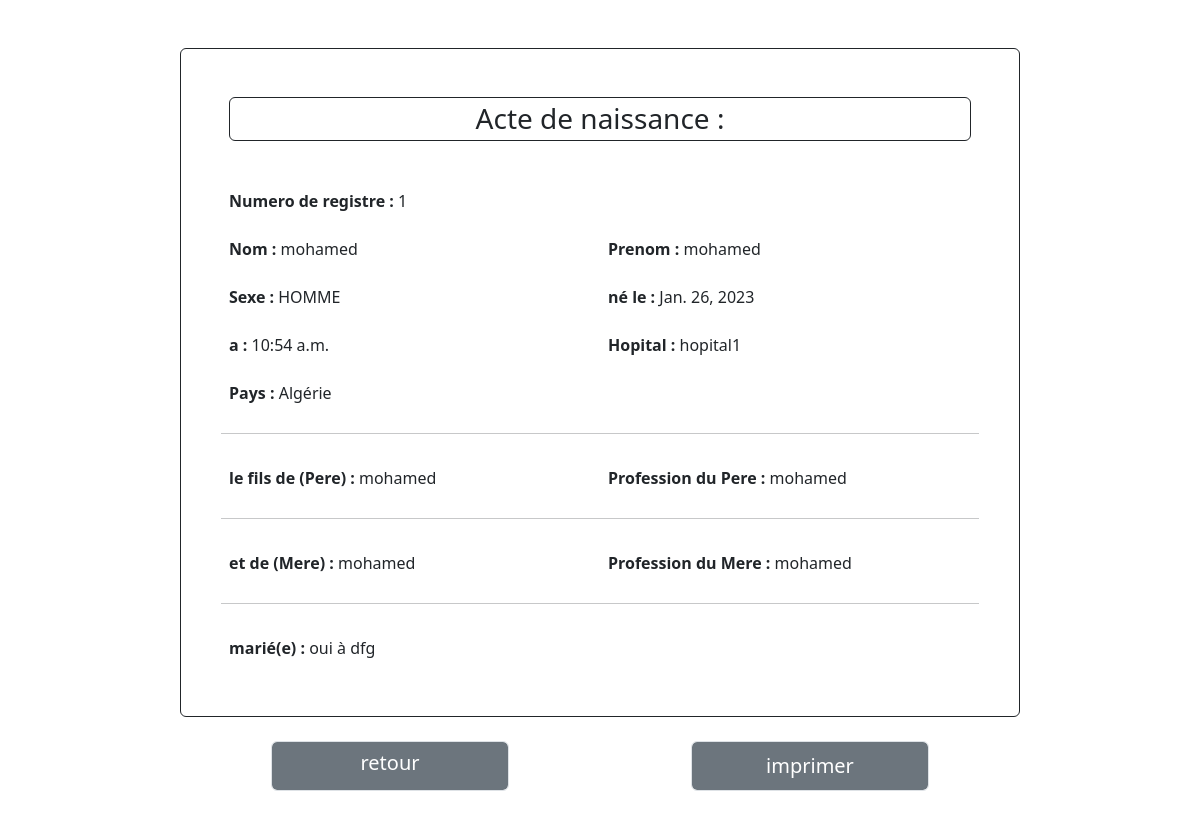
Screenshot of /edit/1 with the database file from the repository.
### app1/models.py (models this page shows)
class Naissance(models.Model):
    officier=models.ForeignKey(Officier,on_delete=models.CASCADE,default=0)
    numero_registre = models.ForeignKey(RegistreNaissance,on_delete=models.CASCADE ,default = 0)
    sexe = models.CharField(max_length=150, verbose_name='Precise le sexe', choices=Sexe,default = 'Masculin')
    nom = models.CharField(max_length=250, verbose_name='Nom')
    prenoms = models.CharField(max_length=250, verbose_name='Prenoms')
    date_naiss = models.DateField(verbose_name='Date de Naissance',null = True)
    heure_naiss = models.TimeField(verbose_name='Heure de Naissance')
    hopital = models.ForeignKey(Centre,on_delete=models.CASCADE)
    pays=models.CharField(max_length = 50,verbose_name = 'pays de naissance',default = 'Algérie')
    pere = models.CharField(max_length=250, verbose_name='Nom et Prénoms du Pere', blank=True)
    profession_pere = models.CharField(max_length=250, verbose_name='Profession du Pere', blank=True)
    date_naiss_pere = models.DateField ( verbose_name = 'Date de Naissance',null = True)
    lieu_naiss_pere = models.CharField ( max_length = 250 , verbose_name = 'Lieu de Naissance',default = '' )
    mere = models.CharField(max_length=250, verbose_name='Nom et Prénoms de la Mere')
    profession_mere = models.CharField(max_length=250, verbose_name='Profession de la Mere')
    date_naiss_mere = models.DateField ( verbose_name = 'Date de Naissance',null = True)
    lieu_naiss_mere = models.CharField ( max_length = 250 , verbose_name = 'Lieu de Naissance',default = '' )
    grand_pere_paternel=models.CharField(max_length=250, verbose_name='Nom et Prénoms du grand Pere', blank=True,default = '')
    grand_mere_paternel = models.CharField ( max_length = 250 , verbose_name = 'Nom et Prénoms du grand mere' ,blank = True ,default = '')
    grand_pere_maternel = models.CharField ( max_length = 250 , verbose_name = 'Nom et Prénoms du grand Pere' ,blank = True ,default = '')
    grand_mere_maternel = models.CharField ( max_length = 250 , verbose_name = 'Nom et Prénoms du grand mere' ,blank = True ,default = '')

class RegistreNaissance(models.Model):
    numero_registre = models.CharField ( max_length = 150 , verbose_name = 'Numero du Registre',primary_key=True )
    annee = models.IntegerField ( verbose_name = 'Annee' , default = datetime.datetime.now ( ).year )
    def __str__ ( self ) :
        return str ( self.numero_registre )

class Centre(models.Model):
    libelle_centre = models.CharField(max_length=500, verbose_name="Centre de Santé")
    situation = models.CharField(max_length=500, verbose_name="Situation Geographique du Centre")
    def __str__ ( self ) :
        return str ( self.libelle_centre )

class Mariage(models.Model):
    officier=models.ForeignKey(Officier,on_delete=models.CASCADE,default=0)
    numero_registre = models.ForeignKey ( RegistreMariage , on_delete = models.CASCADE,default = 0 )
    numero = models.CharField(max_length=5, unique=True, default=num_mariage)
    nom_requerant1 = models.CharField ( max_length = 500 , verbose_name = "Nom du Marie" ,default = ' ')
    prenom_requerant1 = models.CharField ( max_length = 500 , verbose_name = "Prenom du Marie",default = ' ' )
    profession_req1 = models.CharField ( max_length = 500 , verbose_name = "Profession du Marie" )
    domicile_req1 = models.CharField ( max_length = 500 , verbose_name = "Lieu de Domicile du Marie" )
    date_req1 = models.DateField ( verbose_name = "Date de Naissance du Marie" )
    lieu_naiss_req1 = models.CharField ( max_length = 500 , verbose_name = "Lieu de Naissance du Marie" )
    temoin_req1 = models.CharField ( max_length = 250 , verbose_name = 'Nom et Prénoms du Témoin du Marie' )
    nom_requerant2 = models.CharField ( max_length = 500 , verbose_name = "Nom du Mariee",default = ' ' )
    prenom_requerant2 = models.CharField ( max_length = 500 , verbose_name = "Prenom du Mariee",default = ' ' )
    profession_req2 = models.CharField ( max_length = 500 , verbose_name = "Profession du Mariee" )
    domicile_req2 = models.CharField ( max_length = 500 , verbose_name = "Lieu de Domicile du Mariee" )
    date_req2 = models.DateField ( verbose_name = "Date de Naissance du Mariee" )
    lieu_naiss_req2 = models.CharField ( max_length = 500 , verbose_name = "Lieu de Naissance du Mariee" )
    temoin_req2 = models.CharField ( max_length = 250 , verbose_name = 'Nom et Prénoms du Témoin du Mariee' )
    filiation = models.CharField ( max_length = 500 , verbose_name = 'la filiation',default = ' ' )
    date_mariage = models.DateField ( verbose_name = "Date du Mariage" )
    lieu_mariage = models.CharField ( max_length = 500 , verbose_name = "Lieu du Mariage" )

### app1/views.py (the view)
# urls.py: path('edit/<int:id>', views.edit,name="edit"),
def edit(request, id):
    acte = Naissance.objects.get(id=id)
    nom=acte.nom
    marie=Mariage.objects.filter(nom_requerant1=nom)
    lieumar=Mariage.objects.get(nom_requerant1=nom)
    if marie :
        return render ( request , 'voir.html' , { 'acte' : acte ,'estmarie':'oui','lieumar':lieumar} )
    return render(request,'voir.html', {'acte':acte ,'estmarie':'non','marie':marie})

### templates/voir.html (shortened to what this page needs)
<!DOCTYPE html>
{% load static %}
<html lang="en">
<head>
    <link rel="stylesheet" href="/static/css/bootstrap.min.css">
</head>
<body>
    <div id="pdf">
    <div class="container mt-5 border border-dark rounded p-5"  style=" width :70%;">
        <h3 class="text-center border border-dark rounded p-1 mb-5"> Acte de naissance : </h3>
        <form method="post"  class="form-group row g-3 " >
            <div class="col-7">
                <label  class="form-label " style="text-align:left">Numero de registre : </label>
                {{acte.numero_registre}}
            </div>
            <br>
            <div class="col-6">
                <label  class="form-label">Nom : </label>
                {{acte.nom}}
            </div>
            <div class="col-6">
                <label  class="form-label">Prenom : </label>
                {{acte.prenoms}}
            </div>
            <div class="col-6">
                <label  class="form-label">Sexe : </label>
                {{acte.sexe}}
            </div>
            <div class="col-6">
                <label  class="form-label">né le : </label>
                {{acte.date_naiss}}
            </div>
            <div class="col-6">
                <label class="form-label">a : </label>
                {{acte.heure_naiss}}
            </div>
            <div class="col-6">
                <label class="form-label">Hopital : </label>
                {{acte.hopital}}
            </div>
            <div class="col-6">
                <label class="form-label">Pays : </label>
                {{acte.pays}}
            </div>
             <hr style="margin-top:20px">
            <div class="col-6">
                <label  class="form-label">le fils de (Pere) : </label>
                {{acte.pere}}
            </div>
            <div class="col-6">
                <label  class="form-label">Profession du Pere : </label>
                {{acte.profession_pere}}
            </div>
             <hr style="margin-top:20px">
            <div class="col-6">
                <label  class="form-label">et de (Mere) : </label>
                {{acte.mere}}
            </div>
            <div class="col-6">
                <label  class="form-label">Profession du Mere : </label>
                {{acte.profession_mere}}
            </div>
             <hr style="margin-top:20px">
            <div class="col-6">
                <label  class="form-label">marié(e) : </label>
                {{estmarie}} à {{lieumar.lieu_mariage}}
            </div>
            <br>
        </form>
    </div>
        </div>
    <div class="row" style="width:70% ;margin-left:15%">
        <div class="col-6 ">
            <br>
            <a href="{% url 'searchN' %}" class="form-control bg-secondary fs-5 text-white mb-5 topdf" style="text-decoration:none;width:60%;height:50px;text-align:center;margin-left:20%" >retour</a>
        </div>
        <div class="col-6 ">
            <br>
            <input onclick="printPage()" type="submit" id="ajt1" class="form-control bg-secondary fs-5 text-white mb-5 topdf" style="width:60%;height:50px;text-align:center;margin-left:20%" value="imprimer">
        </div>
        </div>
</body>
</html>

### templates/voir.html (style rules this page uses)
label { font-weight:600 }

### rows the page displays
Naissance: numero_registre "1", nom "mohamed", prenoms "mohamed", sexe "HOMME", date_naiss "Jan. 26, 2023", heure_naiss "10:54 a.m.", hopital "hopital1", pays "Algérie", pere "mohamed", profession_pere "mohamed", mere "mohamed", profession_mere "mohamed"
Mariage: lieu_mariage "dfg"

### other values shown
{{ estmarie }} "oui"
